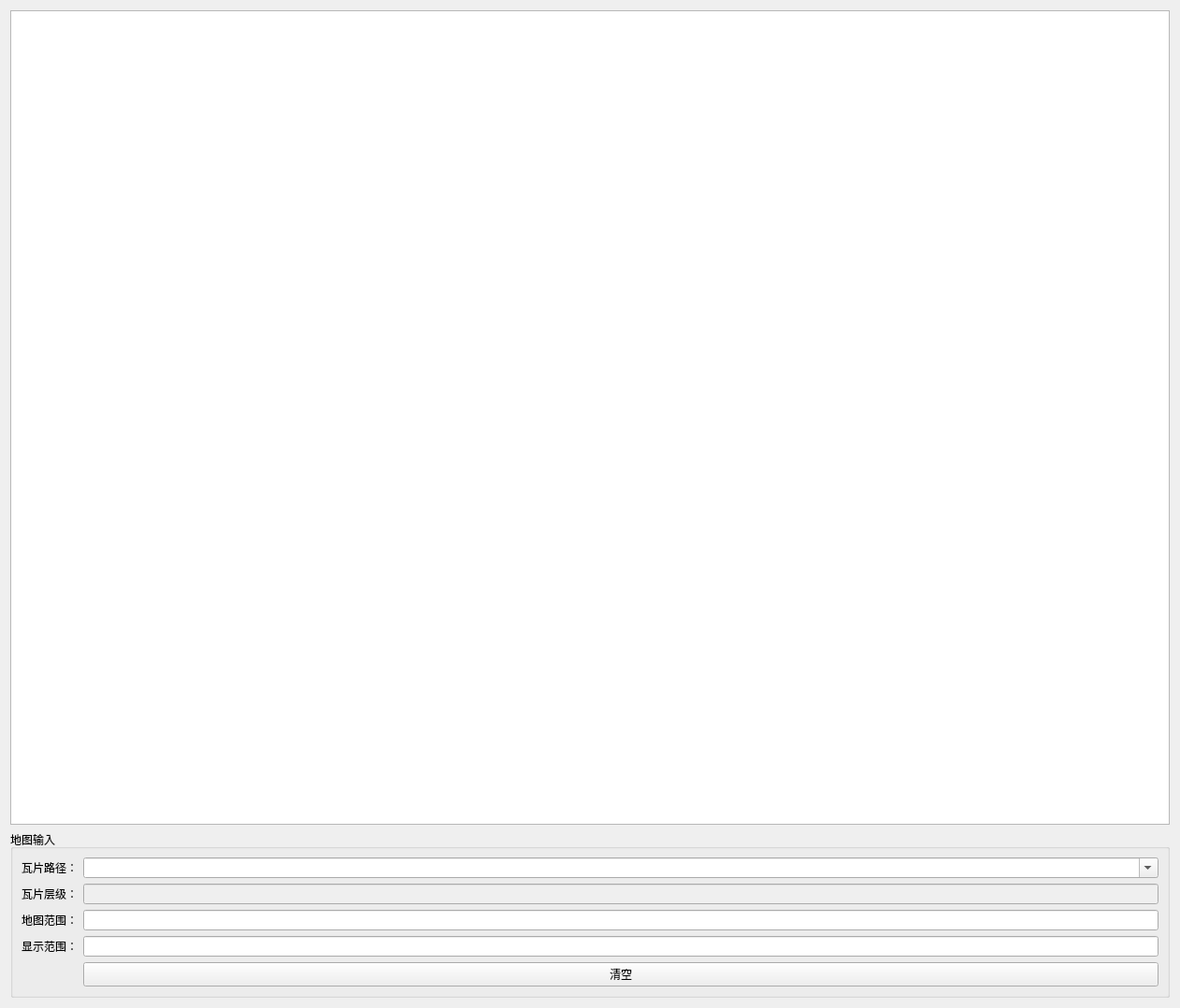
<?xml version="1.0" encoding="UTF-8"?>
<ui version="4.0">
 <class>MapView3Widget</class>
 <widget class="QWidget" name="MapView3Widget">
  <property name="geometry">
   <rect>
    <x>0</x>
    <y>0</y>
    <width>1262</width>
    <height>1078</height>
   </rect>
  </property>
  <property name="windowTitle">
   <string>Widget</string>
  </property>
  <layout class="QGridLayout" name="gridLayout_2">
   <item row="0" column="0">
    <widget class="MapGraphicsView3" name="graphicsView"/>
   </item>
   <item row="1" column="0">
    <widget class="QGroupBox" name="groupBox">
     <property name="title">
      <string>地图输入</string>
     </property>
     <layout class="QGridLayout" name="gridLayout">
      <item row="2" column="1">
       <widget class="QLineEdit" name="line_mapRange"/>
      </item>
      <item row="1" column="1">
       <widget class="QLineEdit" name="line_level">
        <property name="enabled">
         <bool>false</bool>
        </property>
       </widget>
      </item>
      <item row="1" column="0">
       <widget class="QLabel" name="label_2">
        <property name="text">
         <string>瓦片层级：</string>
        </property>
       </widget>
      </item>
      <item row="3" column="0">
       <widget class="QLabel" name="label_4">
        <property name="text">
         <string>显示范围：</string>
        </property>
       </widget>
      </item>
      <item row="0" column="0">
       <widget class="QLabel" name="label">
        <property name="text">
         <string>瓦片路径：</string>
        </property>
       </widget>
      </item>
      <item row="3" column="1">
       <widget class="QLineEdit" name="line_mapShowRect"/>
      </item>
      <item row="4" column="1">
       <widget class="QPushButton" name="but_clear">
        <property name="text">
         <string>清空</string>
        </property>
       </widget>
      </item>
      <item row="0" column="1">
       <widget class="QComboBox" name="com_url">
        <property name="editable">
         <bool>true</bool>
        </property>
       </widget>
      </item>
      <item row="2" column="0">
       <widget class="QLabel" name="label_3">
        <property name="text">
         <string>地图范围：</string>
        </property>
       </widget>
      </item>
     </layout>
    </widget>
   </item>
  </layout>
 </widget>
 <customwidgets>
  <customwidget>
   <class>MapGraphicsView3</class>
   <extends>QGraphicsView</extends>
   <header>src/map/MapView3/MapView/mapgraphicsview3.h</header>
  </customwidget>
 </customwidgets>
 <resources/>
 <connections/>
</ui>
